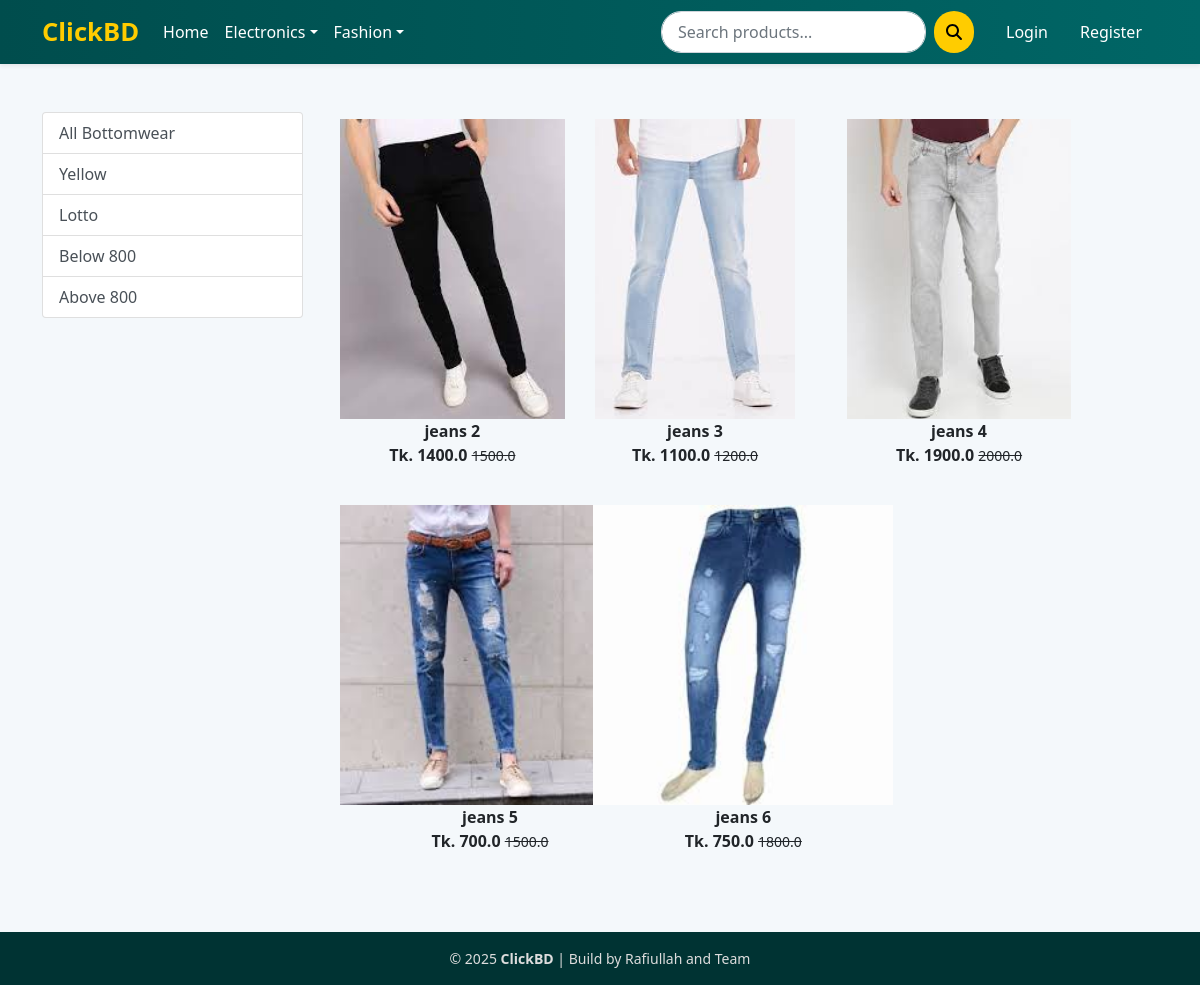
The app's page /bottomwear/ with its own data.
### app/models.py (models this page shows, shortened)
class Product(models.Model):
    title = models.CharField(max_length=100)
    selling_price = models.FloatField()
    discounted_price = models.FloatField()
    description = models.TextField()
    brand = models.CharField(max_length=100)
    category = models.CharField(choices=CATEGORY_CHOICES, max_length=2)
    product_image = models.ImageField(upload_to='productimg')

### app/views.py (the view)
# urls.py: path('bottomwear/', views.bottomwear, name='bottomwear'),
def bottomwear(request, data=None):
    if data == None:
        bottomwears = Product.objects.filter(category='BW')
    elif data == 'Yellow' or data == 'Lotto':
        bottomwears = Product.objects.filter(category='BW').filter(brand=data)
    elif data == 'below':
        bottomwears = Product.objects.filter(category='BW').filter(discounted_price__lt=800)
    elif data == 'above':
        bottomwears = Product.objects.filter(category='BW').filter(discounted_price__gt=800)
    return render(request, 'app/bottomwear.html', {'bottomwears': bottomwears})

### app/templates/app/bottomwear.html (shortened to what this page needs)
{% extends 'app/base.html' %}
{% load static %}
{% block main-content %}
<div class="container my-5">
 <div class="row">
  <div class="col-sm-3">
    <div class="list-group">
        <a href="{% url 'bottomwear' %}" class="list-group-item list-group-item-action" aria-current="true">
            All Bottomwear
        </a>
        <a href="{% url 'bottomweardata' 'Yellow' %}" class="list-group-item list-group-item-action" aria-current="true">
            Yellow
        </a>
        <a href="{% url 'bottomweardata' 'Lotto' %}" class="list-group-item list-group-item-action" aria-current="true">
            Lotto
        </a>
        <a href="{% url 'bottomweardata' 'below' %}" class="list-group-item list-group-item-action" aria-current="true">
            Below 800
        </a>
        <a href="{% url 'bottomweardata' 'above' %}" class="list-group-item list-group-item-action" aria-current="true">
            Above 800
        </a>
    </div>
  </div>
  <div class="col-sm-8">
    <div class="row">
        {% for product in bottomwears %}
            <div class="col-sm-4 text-center mb-4">
                <a href="{% url 'product-detail' product.id %}" class="btn">
                    <div class="item">
                        <img src="{{product.product_image.url}}" alt="" height="300" class="">
                        <div class="fw-bold">{{product.title}}</div>
                        <div class="fw-bold">
                            Tk. {{product.discounted_price}}
                            <small class="fw-light text-decoration-line-through">{{product.selling_price}}</small>
                        </div>
                    </div>
                </a>
            </div>
        {% endfor %}
    </div>
  </div>
 </div>
</div>
{% endblock main-content %}

### app/templates/app/base.html (style rules this page uses)
:root { --primary-color: #004d4d; --secondary-color: #ffcc00; --light-bg: #f4f8fb; --hover-color: #00bfa6; }
body { font-family: 'Segoe UI', Tahoma, Geneva, Verdana, sans-serif; background-color: var(--light-bg); }

### records on screen
Product: product_image (picture), title "jeans 2", discounted_price "1400.0", selling_price "1500.0"
Product: product_image (picture), title "jeans 3", discounted_price "1100.0", selling_price "1200.0"
Product: product_image (picture), title "jeans 4", discounted_price "1900.0", selling_price "2000.0"
Product: product_image (picture), title "jeans 5", discounted_price "700.0", selling_price "1500.0"
Product: product_image (picture), title "jeans 6", discounted_price "750.0", selling_price "1800.0"
